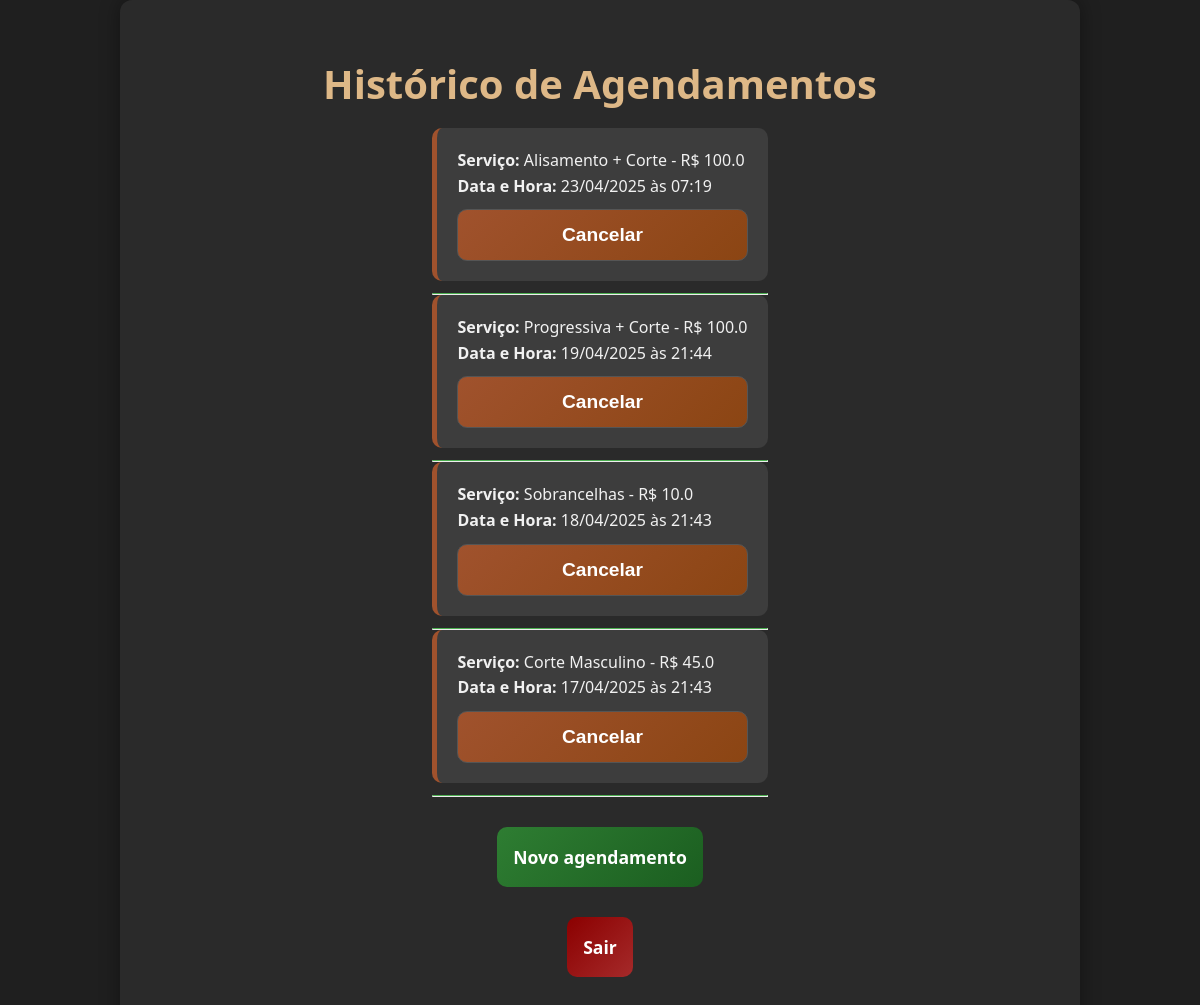
Page /meus-agendamentos (signed in) on the earlier database version.
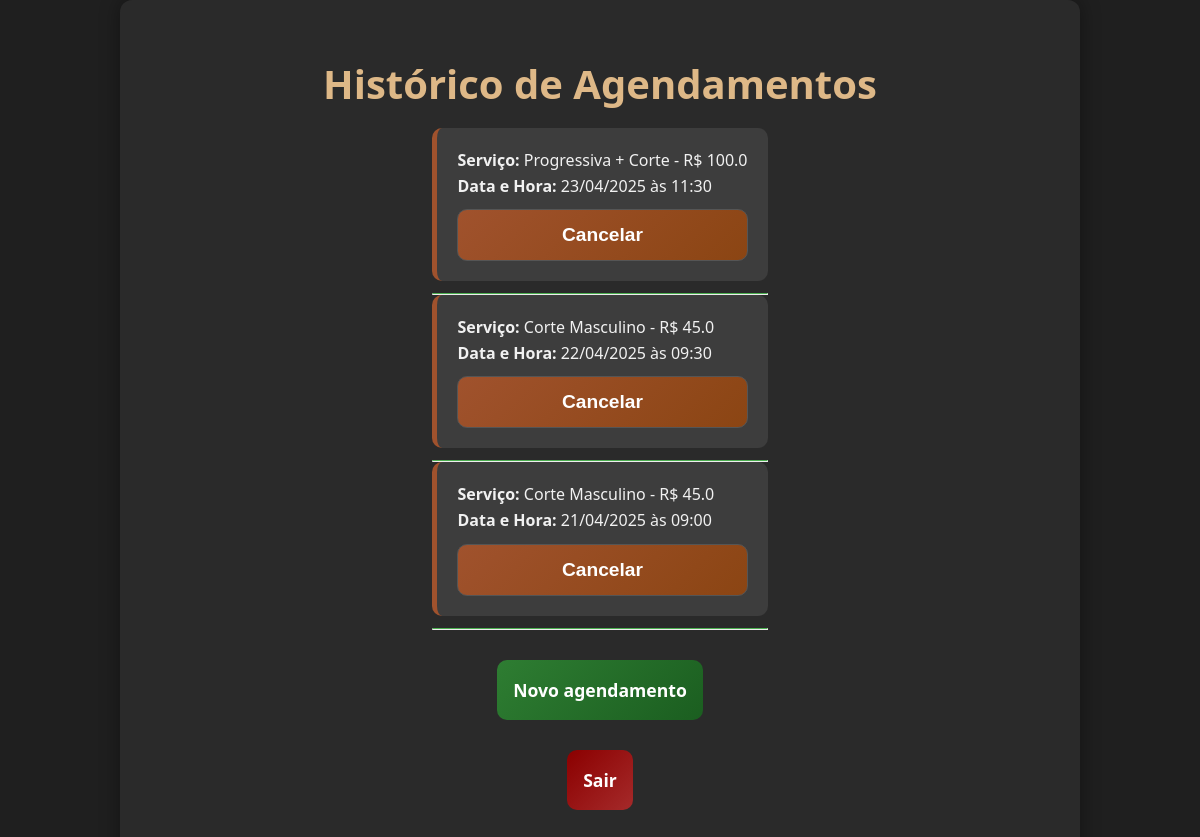
Same page on the later database version.
### models.py (models this page shows)
class Agendamento(db.Model):
    id = db.Column(db.Integer, primary_key=True)
    cliente_id = db.Column(db.Integer, db.ForeignKey('user.id'), nullable=False)
    servico = db.Column(db.String(100), nullable=False)
    preco = db.Column(db.Float, nullable=False)
    data = db.Column(db.Date, nullable=False)
    hora = db.Column(db.Time, nullable=False)
    criado_em = db.Column(db.DateTime, default=db.func.current_timestamp())
    cliente = db.relationship('User', backref='agendamentos')

### routes/routes.py (the view)
    @app.route('/meus-agendamentos')
    @login_required
    def meus_agendamentos():
        agendamentos = Agendamento.query.filter_by(cliente_id=current_user.id).order_by(Agendamento.data.desc()).all()
        return render_template('pages/meus_agendamentos.html', agendamentos=agendamentos)

### templates/pages/meus_agendamentos.html (shortened to what this page needs)
{% extends 'base.html' %}
{% block content %}
<div class="dashboard-container">
    <h2>Histórico de Agendamentos</h2>
    {% if agendamentos %}
        <ul>
            {% for ag in agendamentos %}
                <li>
                    <p><strong>Serviço:</strong> {{ ag.servico }} - R$ {{ ag.preco }}</p>
                    <p><strong>Data e Hora:</strong> {{ ag.data.strftime('%d/%m/%Y') }} às {{ ag.hora.strftime('%H:%M') }}</p>
                    <form method="POST" action="/cancelar-agendamento" style="margin-top: 10px;">
                        <button type="submit" onclick="return confirm('Tem certeza que deseja cancelar este agendamento?');">Cancelar</button>
                    </form>
                </li>
                <hr style="border-top: 1px solid #4caf50;">
            {% endfor %}
        </ul>
    {% else %}
        <p style>Você ainda não possui agendamentos.</p>
    {% endif %}
    <p><a href="/agendar" style="background: linear-gradient(135deg, #2e7d32, #1b5e20); color: white;">Novo agendamento</a></p>
    <a href="/logout" style="color: white;">Sair</a>
</div>
{% endblock %}

### templates/base.html (shortened to what this page needs)
<!DOCTYPE html>
<html lang="pt-br">
<head>
    <link rel="stylesheet" href="/static/css/style.css">
</head>
<body>
    <main>
        {% block content %}{% endblock %}
    </main>
</body>
</html>

### static/css/style.css (style rules this page uses)
*, *::before, *::after { box-sizing: border-box; margin: 0; padding: 0; }
html { scroll-behavior: smooth; font-size: 16px; }
body { font-family: 'Segoe UI', Tahoma, Geneva, Verdana, sans-serif; background-color: #1f1f1f; color: #f1f1f1; line-height: 1.6; min-height: 100vh; overflow-x: hidden; }
.login-container, .register-container, .dashboard-container { display: flex; flex-direction: column; justify-content: center; align-items: center; max-width: 960px; margin: 0 auto; padding: 60px 30px; background-color: #2a2a2a; border-radius: 12px; box-shadow: 0 0 20px rgba(0,0,0,0.4); min-height: 100vh; box-sizing: border-box; }
h1, h2, h3, h4, h5, h6 { font-weight: bold; color: #deb887; margin-bottom: 20px; line-height: 1.2; }
h2 { font-size: clamp(1.8rem, 4vw, 2.5rem); }
p { font-size: 1rem; }
a { color: #ffa500; text-decoration: none; transition: color 0.3s; }
form { display: flex; flex-direction: column; align-items: center; gap: 16px; width: 100%; max-width: 500px; }
form input, form select, form button { width: 100%; padding: 14px 16px; background-color: #2e2e2e; border: 1px solid #555; border-radius: 10px; font-size: clamp(1rem, 2.5vw, 1.2rem); color: #fff; transition: border 0.3s, background-color 0.3s; }
form button { background: linear-gradient(135deg, #a0522d, #8b4513); font-weight: bold; color: white; transition: background 0.4s ease, transform 0.2s; cursor: pointer; }
ul { list-style: none; padding: 0; }
ul li { background: #3d3d3d; padding: 20px; margin-bottom: 12px; border-left: 5px solid #a0522d; border-radius: 10px; }
.dashboard-container a { display: block; margin-top: 30px; padding: 16px; background: linear-gradient(135deg, #8b0000, #a52a2a); border-radius: 10px; font-weight: bold; text-align: center; font-size: 1.1rem; }

Differences in the rows shown:
removed Agendamento: servico "Alisamento + Corte", preco "100.0", data "23/04/2025", hora "07:19"
changed Agendamento "Progressiva + Corte": data "19/04/2025" → "23/04/2025"; hora "21:44" → "11:30"
changed Agendamento (number 2 of 3 on the later page): servico "Sobrancelhas" → "Corte Masculino"; preco "10.0" → "45.0"; data "18/04/2025" → "22/04/2025"; hora "21:43" → "09:30"
changed Agendamento (number 3 of 3 on the later page): data "17/04/2025" → "21/04/2025"; hora "21:43" → "09:00"
